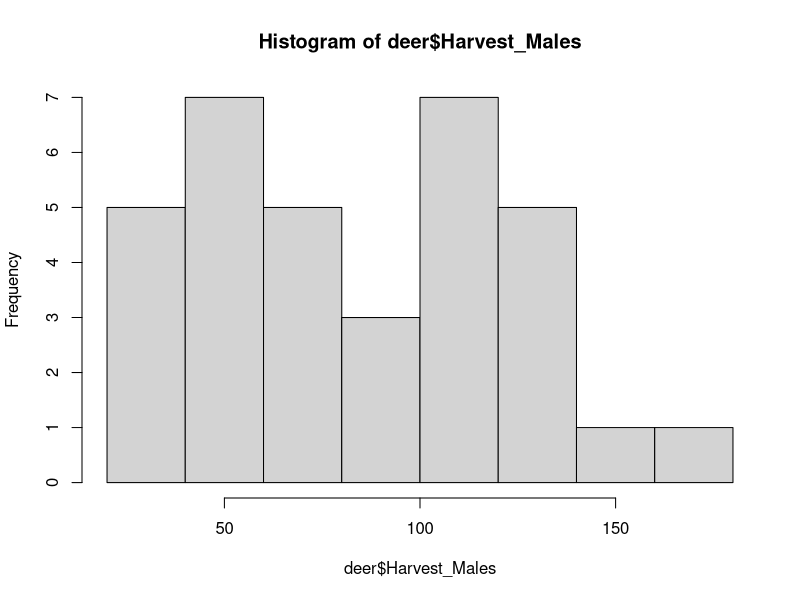
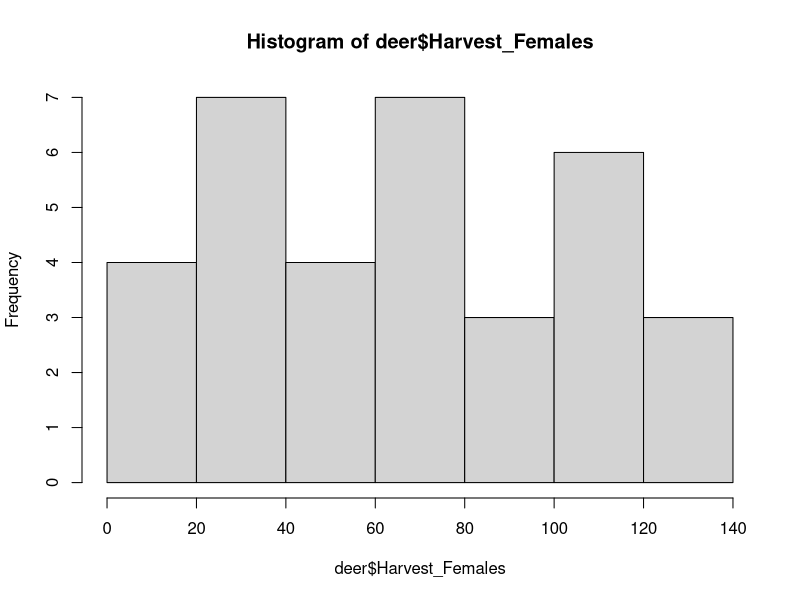
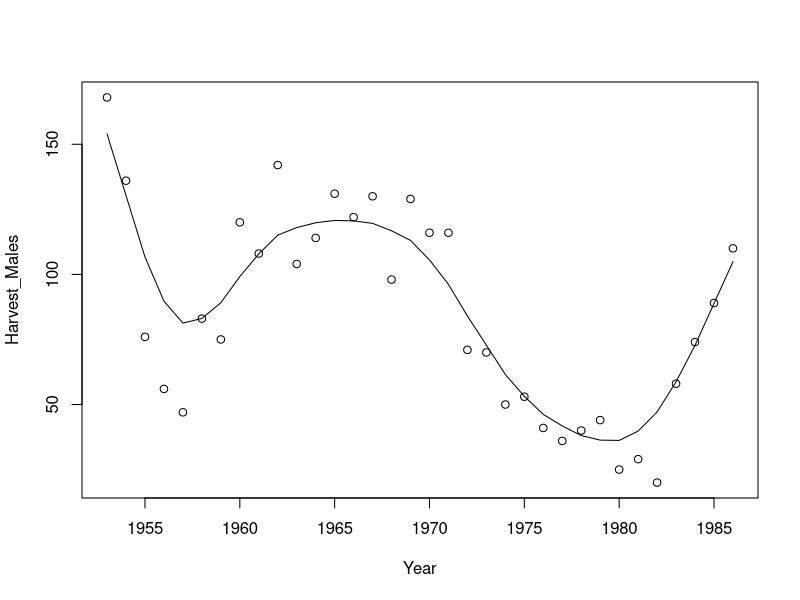
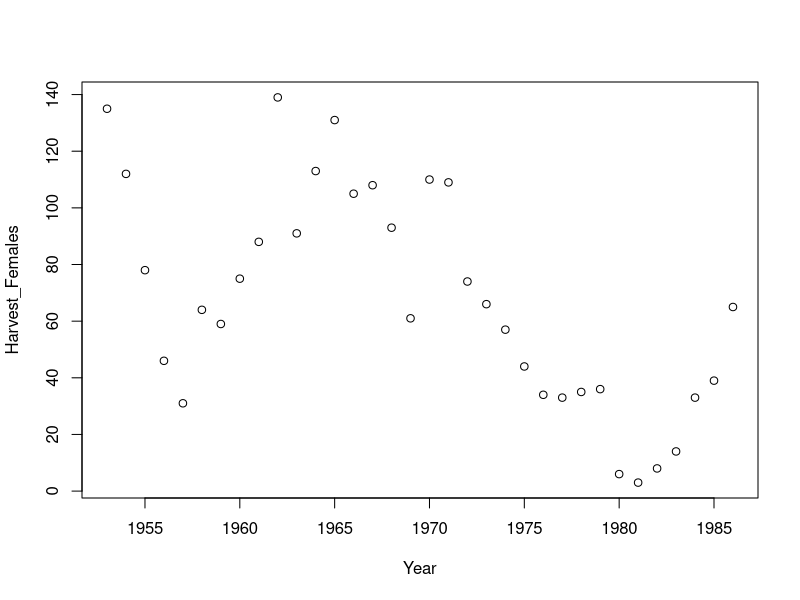
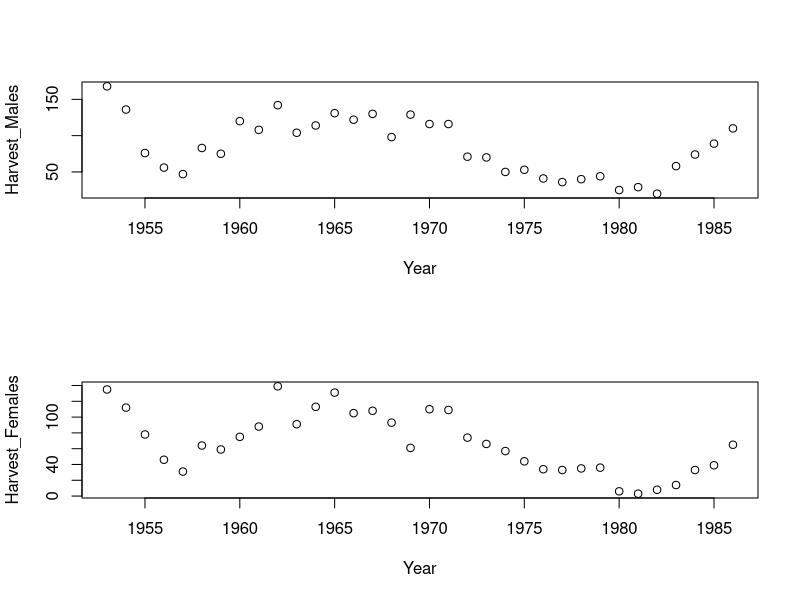
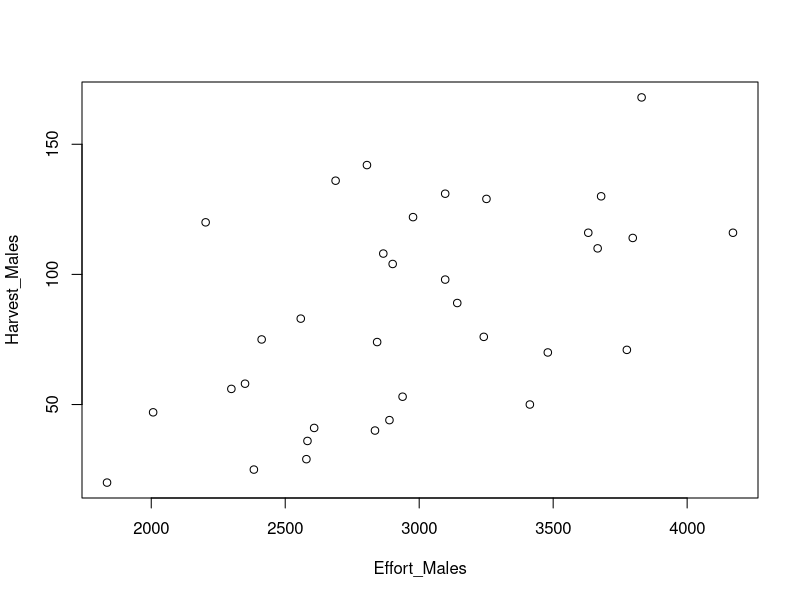
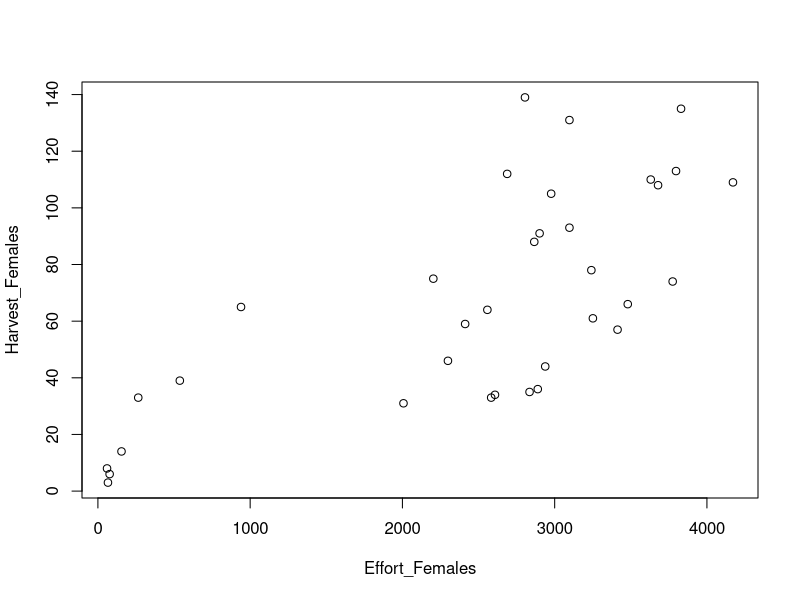
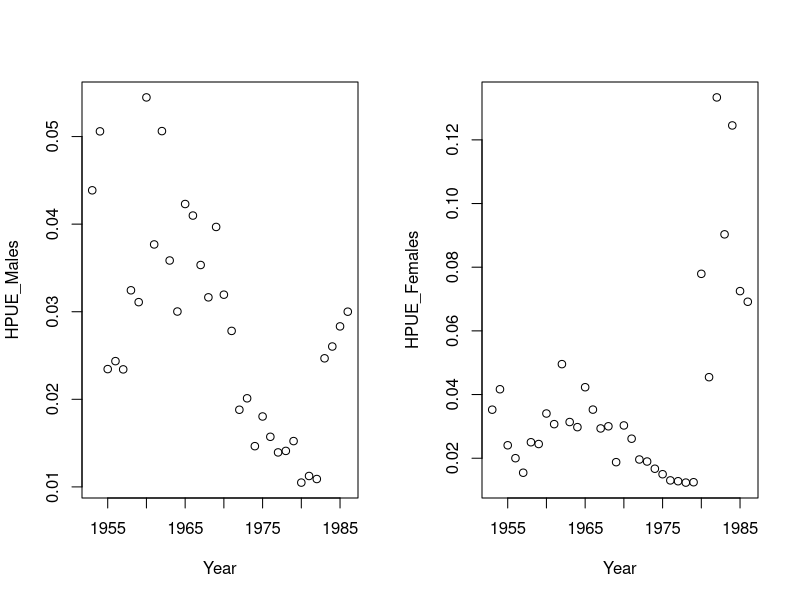

Here is the R script that generated these plots, in order:
# Homework 4 - due 20 Feb 2023

# Set working directory (if not using R Project)
setwd("/Users/epdus/OneDrive/Breathless/Teaching/EFB796")

# Contents (ctrl-f):
# I. Load data
# II. Plot data
# III. Calculate HPUE
# IV. Estimate population size


########## I. Load data ##########

# Load in the white-tailed deer data
deer = read.csv("Data/wtdeer.csv")

# Use whatever functions you find appropriate to examine your data
head(deer)
str(deer)
summary(deer)
hist(deer$Harvest_Males)
hist(deer$Harvest_Females)

# Is there anything that jumps out at you about this data set?
#
#


########## II. Plot data ##########

# Plot male deer harvest over time
plot(Harvest_Males ~ Year, deer)

# Add a super smooth line (remember supsmu!)
lines(supsmu(x = deer$Year, y = deer$Harvest_Males))

# Plot female deer harvest over time
plot(Harvest_Females ~ Year, deer)

# Plot both together on one plot space
par(mfrow = c(2,1))
plot(Harvest_Males ~ Year, deer)
plot(Harvest_Females ~ Year, deer)
par(mfrow = c(1,1))

# Plot harvest as a function of effort
plot(Harvest_Males ~ Effort_Males, deer)
plot(Harvest_Females ~ Effort_Females, deer)


########## III. Calculate HPUE ##########

# Add male harvest per unit effort HPUE to the data frame
deer$HPUE_Males = deer$Harvest_Males / deer$Effort_Males

# Add female HPUE to the data frame
deer$HPUE_Females = deer$Harvest_Females / deer$Effort_Females

# Plot both male and female HPUE over time
par(mfrow = c(1,2))
plot(HPUE_Males ~ Year, deer)
plot(HPUE_Females ~ Year, deer)
par(mfrow = c(1,1))

# Plot harvest as a function of effort for both sexes on one graph
plot(Harvest_Females ~ Effort_Females, deer, 
     xlab = "Effort", ylab = "Harvest",
     pch = 16, col = "darkgreen")
points(deer$Effort_Males, deer$Harvest_Males, pch = 16, col = "darkred")


########## IV. Estimate population size ##########

# Assume constant q (vulnerability/catchability) and choose reasonable value below
# (Try a few different values and see how your estimates change)
q = 0.0004

# Estimate population size 
deer$Nmales = deer$HPUE_Males / q
deer$Nfemales = deer$HPUE_Females / q

# Plot these estimates with time
plot(Nmales ~ Year, deer)
plot(Nfemales ~ Year, deer)
# Take a look at the population estimates in the Fryxell paper (Fig. 1) and compare.
# Why do you think your estimates look different from theirs?
#
#

# We hope HPUE will not change with effort; check if it does for males and females
plot(HPUE_Males ~ Effort_Males, deer)
plot(HPUE_Females ~ Effort_Females, deer)

# What would you recommend be done with these data, absent additional information?
#
#